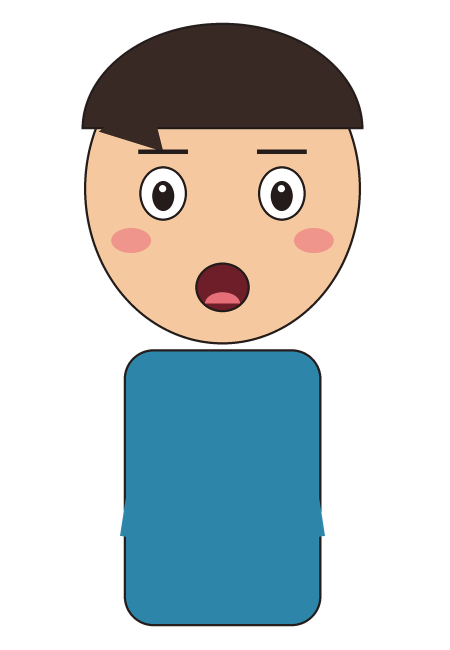
#> input picture examples/mascots/pip/mouth-ah.png, 900 x 1300 px (shown at 1/2 size)
$ python -i mascot_io.py   (imports and definitions only)
#> lines starting #> are read from the running program, lines starting #| are printed output that depends on the picture; after the words box and inside, x2 and y2 are one past the last pixel; in counts of white or black regions, pixels touching at a corner belong together
#> further down, picture is the input picture: PIL image 900x1300 RGBA; mean R, G, B, A 51, 58.1, 58.7, 111.3
"""Image helpers for mascot preparation: alpha handling, background removal, trimming, small-mask labelling."""
from __future__ import annotations

from collections import deque

import numpy as np
from PIL import Image, ImageDraw, ImageFilter

from .errors import OexError


def _rgba(im: Image.Image) -> np.ndarray:
    return np.asarray(im.convert("RGBA")).astype(np.float32)


def _on_white(a: np.ndarray) -> np.ndarray:
    al = a[..., 3:4] / 255.0
    return a[..., :3] * al + 255 * (1 - al)


def _gray(a: np.ndarray) -> np.ndarray:
    return _on_white(a).mean(-1)


def _label(mask: np.ndarray) -> tuple[np.ndarray, int]:
    """4-connected component labelling (small masks only; analysis resolution)."""
    lab = np.zeros(mask.shape, np.int32)
    h, w = mask.shape
    n = 0
    for y0, x0 in zip(*np.nonzero(mask)):
        if lab[y0, x0]:
            continue
        n += 1
        lab[y0, x0] = n
        q = deque([(y0, x0)])
        while q:
            y, x = q.popleft()
            for yy, xx in ((y + 1, x), (y - 1, x), (y, x + 1), (y, x - 1)):
                if 0 <= yy < h and 0 <= xx < w and mask[yy, xx] and not lab[yy, xx]:
                    lab[yy, xx] = n
                    q.append((yy, xx))
    return lab, n


def _clean(mask: np.ndarray, k: int = 3) -> np.ndarray:
    im = Image.fromarray((mask * 255).astype(np.uint8))
    im = im.filter(ImageFilter.MinFilter(k)).filter(ImageFilter.MaxFilter(k))
    return np.asarray(im) > 127


def has_real_alpha(im: Image.Image) -> bool:
    if im.mode not in ("RGBA", "LA", "PA") and "transparency" not in im.info:
        return False
    a = np.asarray(im.convert("RGBA"))[..., 3]
    return (a < 16).mean() > 0.03


def remove_background(im: Image.Image, tol: int = 40) -> tuple[Image.Image, str]:
    """Flood-fill the background from the border. Handles plain backgrounds and the fake 'transparency'
    checkerboard image generators sometimes paint. Returns (RGBA image, description)."""
#> called with tol = 40
    rgb = im.convert("RGB")
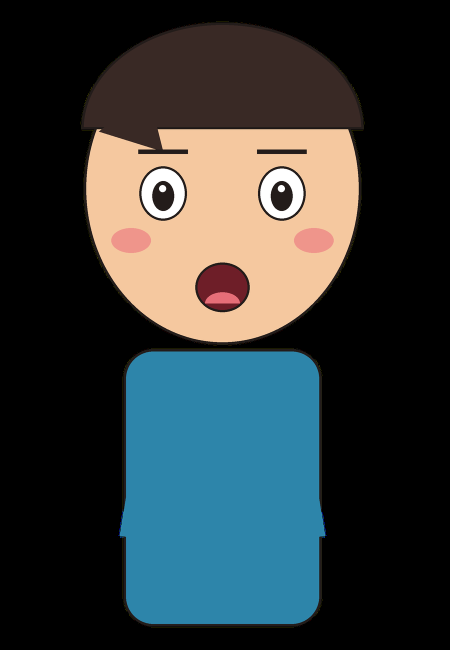
#> rgb: PIL image 900x1300 RGB (shown at 1/2 size); mean R, G, B 51, 58.1, 58.7
    a = np.asarray(rgb).astype(np.int16)
    border = np.concatenate([a[0], a[-1], a[:, 0], a[:, -1]])
    light = (border.min(1) > 150).mean()
#> light = 0
    kind = "checkerboard" if (border.std(0).mean() > 8 and light > 0.9) else "plain"
#> kind = 'plain'
    if border.std(0).mean() > 40 and light < 0.9:
        raise OexError("background is not plain or transparent; cannot remove it reliably",
                       "re-export the image with a transparent background (prompt 7 in prompts/), or remove it in "
                       "an editor, then run `oex mascot prepare` again")
    sentinel = (255, 0, 254)
    work = rgb.copy()
    h, w = a.shape[:2]
#> h = 1300; w = 900
    if kind == "checkerboard":
        # the two checker colours alternate, so a seeded flood fill stops at every square: flatten them first
        flat = border.reshape(-1, 3)
        cols = np.unique((flat // 8) * 8, axis=0, return_counts=True)
        top = cols[0][np.argsort(-cols[1])[:2]].astype(np.int16) + 4
        near = np.zeros(a.shape[:2], bool)
        for c in top:
            near |= np.abs(a - c).max(-1) <= 14
        arr = np.asarray(work).copy()
        arr[near] = (255, 255, 255)
        work = Image.fromarray(arr)
        kind = "checkerboard"
    step = max(1, min(w, h) // 64)
#> step = 14
    pts = [(x, 0) for x in range(0, w, step)] + [(x, h - 1) for x in range(0, w, step)] + \
          [(0, y) for y in range(0, h, step)] + [(w - 1, y) for y in range(0, h, step)]
    for p in pts:
        if work.getpixel(p) != sentinel:
            ImageDraw.floodfill(work, p, sentinel, thresh=tol)
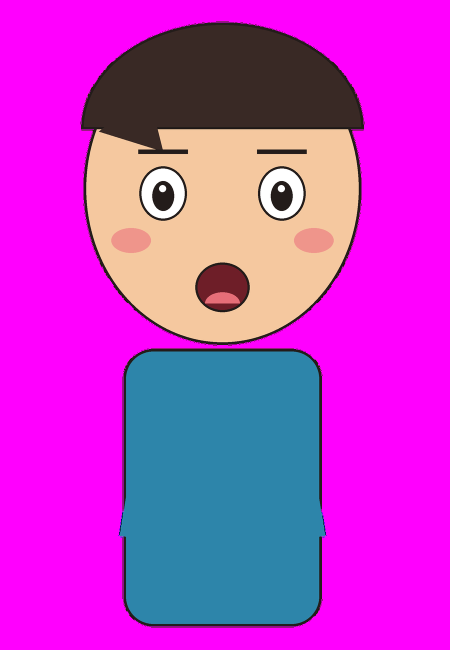
#> work: PIL image 900x1300 RGB (shown at 1/2 size); mean R, G, B 193.6, 58.1, 200.9
    bg = np.all(np.asarray(work) == sentinel, axis=-1)
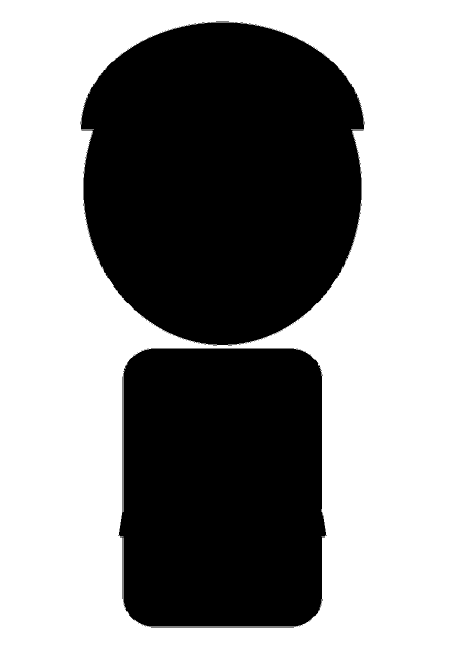
#> bg: shape (1300, 900) bool (shown at 1/2 size); 56% white; 68 black regions (63 under 20 px), largest, box (x1, y1, x2, y2) and area: (161, 45, 729, 691) 296332, (237, 698, 653, 1253) 218304, (302, 696, 588, 697) 286, (302, 1254, 588, 1255) 286, (432, 43, 458, 44) 26
    alpha = Image.fromarray(((~bg) * 255).astype(np.uint8)).filter(ImageFilter.MinFilter(3)) \
        .filter(ImageFilter.GaussianBlur(0.8))
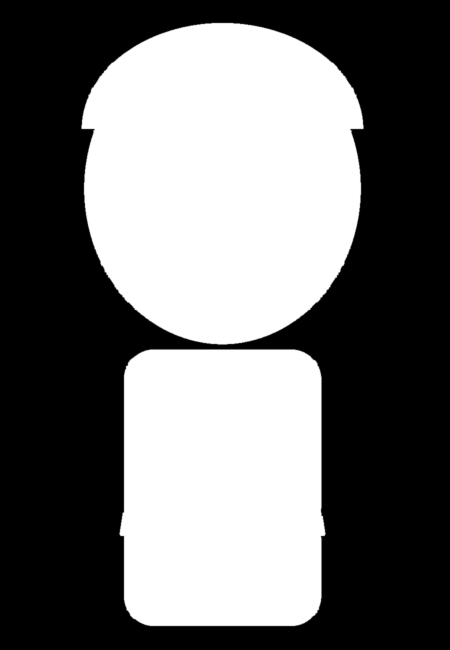
#> alpha: PIL image 900x1300 L (shown at 1/2 size); min 0, max 255, mean 111
    out = rgb.convert("RGBA")
    out.putalpha(alpha)
    return out, f"{kind} background removed ({bg.mean():.0%} of pixels)"


def trim(im: Image.Image) -> Image.Image:
    a = np.asarray(im)[..., 3]
    ys, xs = np.nonzero(a > 20)
    if not len(ys):
        raise OexError("image is fully transparent")
    return im.crop((xs.min(), ys.min(), xs.max() + 1, ys.max() + 1))

>>> from PIL import Image
>>> picture = Image.open('../../examples/mascots/pip/mouth-ah.png')
>>> result = remove_background(picture)
